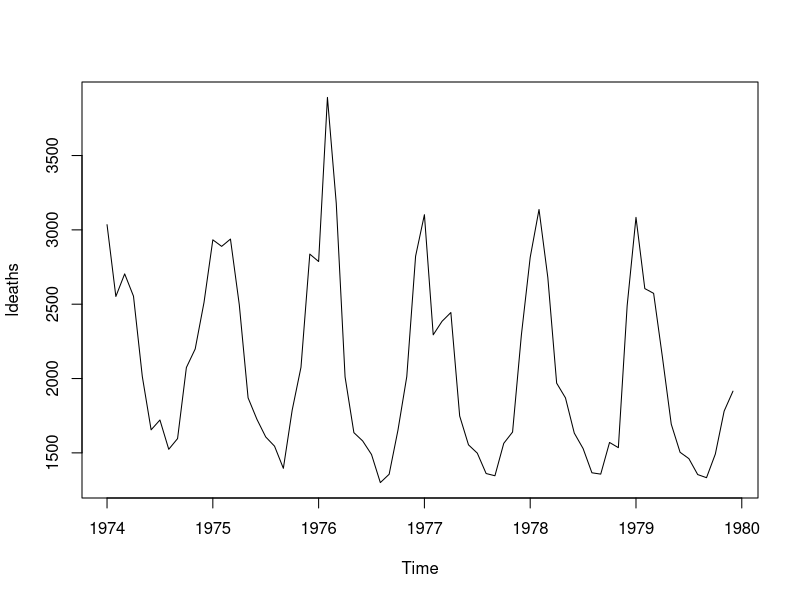
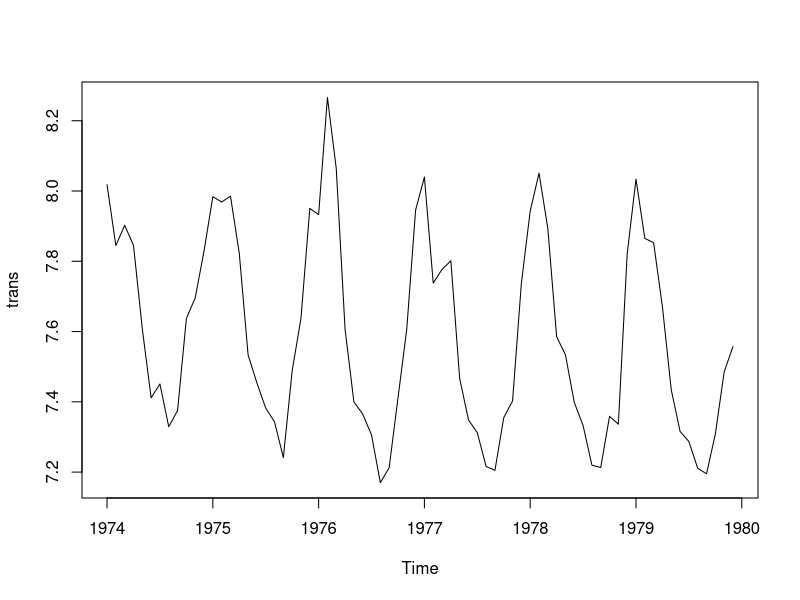
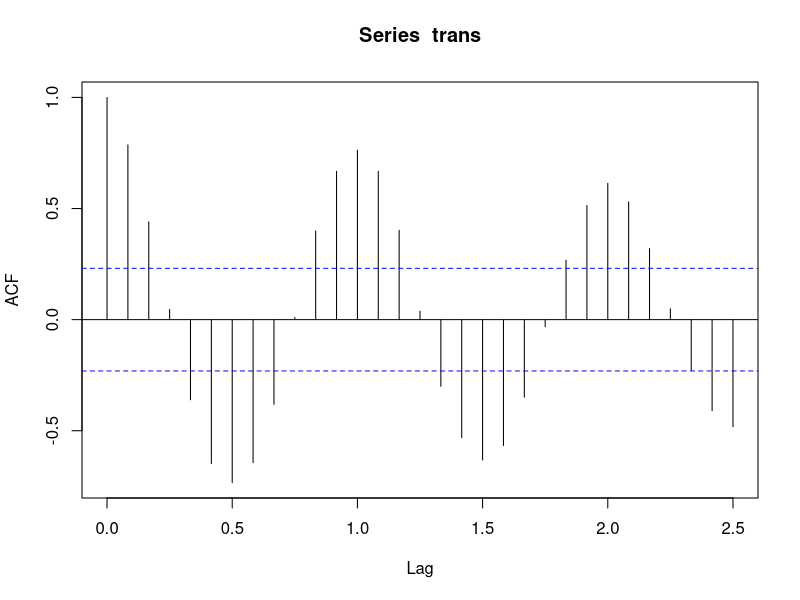
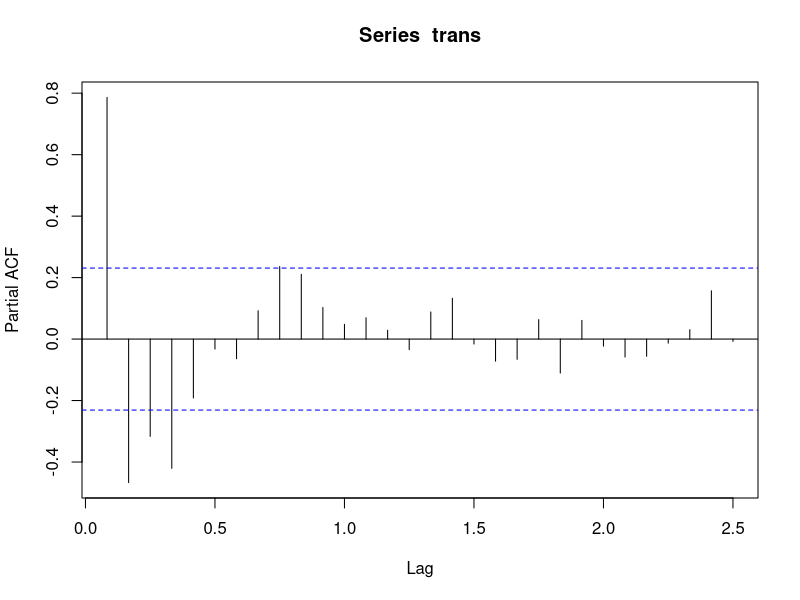

Recreate these plots in R, in order.
library(tseries)
library(forecast)
library(car)

#data is ldeaths
plot(ldeaths)
trans = log(ldeaths) #log data untuk mengurangi variance
plot(trans)

#test to see optimum autoregression and differencing
adf.test(trans)
acf(trans, lag.max=30) #p = semua kecuali (4,10,16,22,28,29)
pacf(trans, lag.max=30) #q = (0,1,2,3,4,10)
#parameter yang tepat p=1, d coba satu satu, q=1 

#Train test split
train = window(trans , start = c(1974,1), end = c(1978,12))
test = window(trans, start = c(1979,1), end = c(1979,12))

### Fitting Model ARIMA w/ train
arima1 = arima(train,order=c(1,1,0),seasonal=list(order=c(1,1,0),period=12))
summary(arima1)
y_train = exp(train)#karena kita log(data), untuk dapet data asli exp(data)
fitted(arima1)
yhat_train = exp(fitted(arima1))#karena kita log(data), untuk dapet data asli exp(data)
error1 = y_train-yhat_train

#uji asumsi
#white noise ljung-box
Box.test(error1,type="Ljung-Box")

#normalitas lillie test or kolmogorov-smirnov
library(nortest)
lillie.test(error1)

#Significance

#Performance measures for test
#MSE
mse_train = mean(error1^2)
mse_train
#RMSE
rmse_train = sqrt(mse_train)
rmse_train
#MAE
mae_train = mean(abs(error1))
mae_train
#MAPE
mape_train = mean(abs(error1/exp(train)))
mape_train

### Predict data and compare to test
yhat_test = predict(arima1, 12, prediction.interval = FALSE)
y_test = exp(test) #karena kita log(data), untuk dapet data asli exp(data)
error2 = y_test-exp(yhat_test$pred) #karena kita log(data), untuk dapet data asli exp(data)
#Performance measures for test
#MSE
mse_test = mean(error2^2)
mse_test
#RMSE
rmse_test = sqrt(mse_test)
rmse_test
#MAE
mae_test = mean(abs(error2))
mae_test
#MAPE
mape_test = mean(abs(error2/y_test))
mape_test
